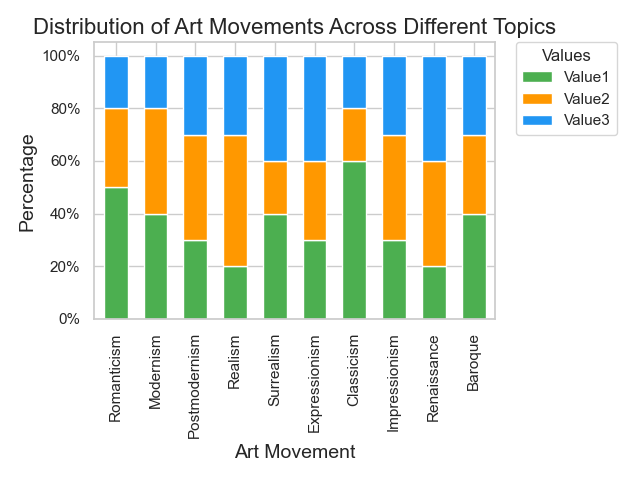

Reproduce this figure in Python.

import seaborn as sns
import pandas as pd
import matplotlib.pyplot as plt
from matplotlib.ticker import FuncFormatter

# Prepare the data in a DataFrame
data = {
    'Topic': ['Romanticism', 'Modernism', 'Postmodernism', 'Realism', 'Surrealism', 'Expressionism', 'Classicism', 'Impressionism', 'Renaissance', 'Baroque'],
    'Value1': [0.5, 0.4, 0.3, 0.2, 0.4, 0.3, 0.6, 0.3, 0.2, 0.4],
    'Value2': [0.3, 0.4, 0.4, 0.5, 0.2, 0.3, 0.2, 0.4, 0.4, 0.3],
    'Value3': [0.2, 0.2, 0.3, 0.3, 0.4, 0.4, 0.2, 0.3, 0.4, 0.3],
}
df = pd.DataFrame(data)
df.set_index('Topic', inplace=True)

# Calculate the percentage
df_percentage = df.div(df.sum(axis=1), axis=0)

# Start the stacked bar plot
sns.set(style="whitegrid")

# Define the figure size
plt.figure(figsize=(12, 10))

# Create the vertical bar chart
df_percentage.plot(kind='bar', stacked=True, color=["#4CAF50", "#FF9800", "#2196F3"], width=0.6)

# Modify the y-axis labels to display as percentages
formatter = FuncFormatter(lambda y, pos: "%d%%" % (y * 100))
plt.gca().yaxis.set_major_formatter(formatter)

# Customizing the plot (title, labels, legend)
plt.title('Distribution of Art Movements Across Different Topics', fontsize=16)
plt.xlabel('Art Movement', fontsize=14)
plt.ylabel('Percentage', fontsize=14)

# Adjust legend
plt.legend(title='Values', bbox_to_anchor=(1.05, 1), loc='upper left', borderaxespad=0.)

plt.tight_layout()
plt.show()
